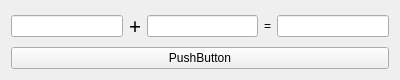
<?xml version="1.0" encoding="UTF-8"?>
<ui version="4.0">
 <class>Widget</class>
 <widget class="QWidget" name="Widget">
  <property name="geometry">
   <rect>
    <x>0</x>
    <y>0</y>
    <width>400</width>
    <height>76</height>
   </rect>
  </property>
  <property name="windowTitle">
   <string>Widget</string>
  </property>
  <layout class="QVBoxLayout" name="verticalLayout">
   <item>
    <layout class="QHBoxLayout" name="horizontalLayout">
     <item>
      <widget class="QLineEdit" name="leArg1"/>
     </item>
     <item>
      <widget class="QLabel" name="label">
       <property name="font">
        <font>
         <family>Agency FB</family>
         <pointsize>16</pointsize>
        </font>
       </property>
       <property name="text">
        <string>+</string>
       </property>
      </widget>
     </item>
     <item>
      <widget class="QLineEdit" name="leArg2"/>
     </item>
     <item>
      <widget class="QLabel" name="label_2">
       <property name="text">
        <string>=</string>
       </property>
      </widget>
     </item>
     <item>
      <widget class="QLineEdit" name="leSum"/>
     </item>
    </layout>
   </item>
   <item>
    <layout class="QVBoxLayout" name="verticalLayout_2">
     <item>
      <widget class="QPushButton" name="pbtSum">
       <property name="text">
        <string>PushButton</string>
       </property>
      </widget>
     </item>
    </layout>
   </item>
  </layout>
 </widget>
 <layoutdefault spacing="6" margin="11"/>
 <resources/>
 <connections/>
</ui>
